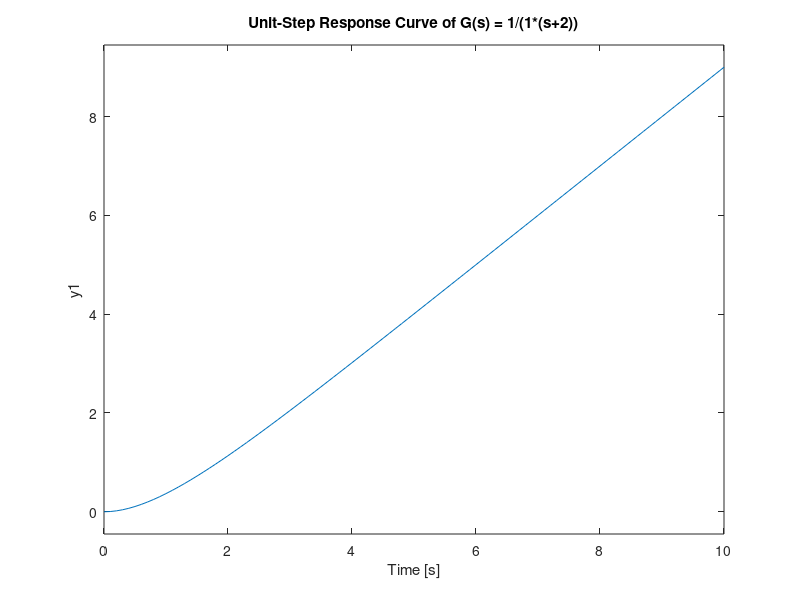

This chart was generated by the following MATLAB code:

pkg load control;
s = tf('s') #modelo para função de transferência
f = 1/(s*(s+1)) #função de transferência
t = 0:0.1:10;
step(f,t);
grid
title('Unit-Step Response Curve of G(s) = 1/(1*(s+2))');
